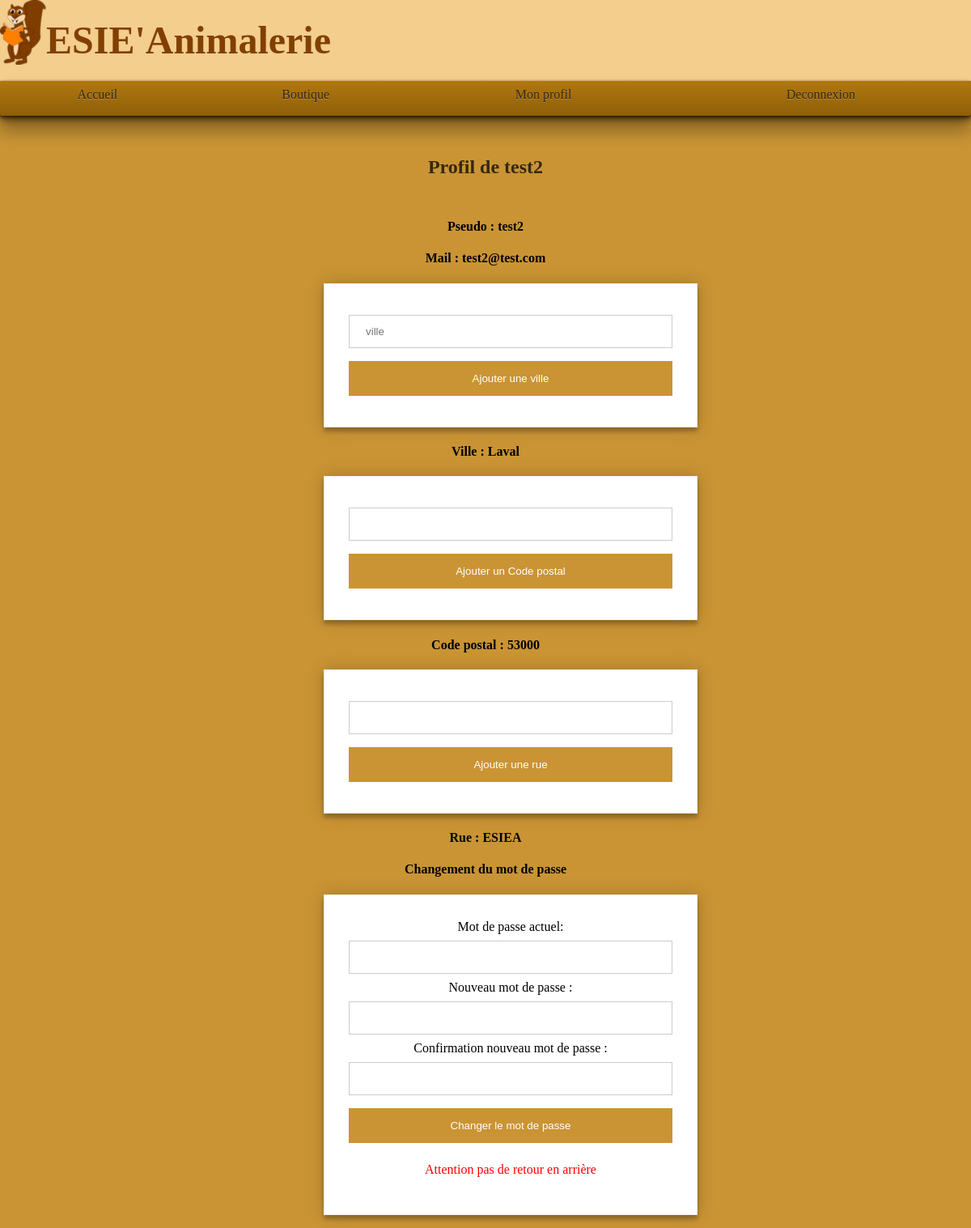
Screenshot of /Sources/profil.php (signed in) with the database file from the repository.
### tables this page shows
CREATE TABLE `Clients` (
  `id` int(11) NOT NULL,
  `pseudo` varchar(25) NOT NULL,
  `mdp` char(100) NOT NULL,
  `email` varchar(45) NOT NULL,
  `ville` varchar(25) DEFAULT NULL,
  `cp` varchar(25) DEFAULT NULL,
  `rue` varchar(25) DEFAULT NULL
);

### Sources/profil.php (the view, shortened to what this page needs)
<?php
include ('connexionBDD.php');
?>
<html>
		<link rel="stylesheet" href="style.css"/>
		<body>
		<?php
		require "entete.php";
		$Pseudo = $_SESSION['pseudo'];
		?>
		<div align="center">
			<h2>Profil de <?php echo $_SESSION['pseudo']; ?></h2>
			<h4>Pseudo : <?php echo $_SESSION['pseudo']; ?></h4>
			<?php
			$Requete = mysqli_query($mysqli,"SELECT * FROM Clients WHERE pseudo = '$Pseudo'");
			$userinfos = mysqli_fetch_array($Requete);
			?>
			<h4>Mail : <?php echo $userinfos['email']; ?></h4>
			<div class="container">
				<form action="profil.php" method="post">
					<input placeholder="ville" type="text" name="ville" >
					<input type="submit" name="AjoutVille" value="Ajouter une ville"/>
				</form>
			</div>
			<h4>Ville : <?php echo $userinfos['ville']; ?></h4>
			<div class="container">
				<form action="profil.php" method="post">
					<input type="text" name="cp" value="" />
					<input type="submit" name="AjoutCP" value="Ajouter un Code postal" />
				</form>
			</div>
			<h4>Code postal : <?php echo $userinfos['cp']; ?></h4>
			<div class="container">
				<form action="profil.php" method="post">
					<input type="text" name="rue" value="" />
					<input type="submit" name="AjoutRue" value="Ajouter une rue" />
				</form>
			</div>
			<h4>Rue : <?php echo $userinfos['rue']; ?></h4>
			<div class="container">
				<h4>Changement du mot de passe</h4>
				<form action="profil.php" method="post">
				Mot de passe actuel: <input type="password" name="Oldmdp" value="" />
				Nouveau mot de passe : <input type="password" name="Newmdp" value="" />
				Confirmation nouveau mot de passe : <input type="password" name="ReNewmdp" value="" />
				<input type="submit" name="ModifyPsswd" value="Changer le mot de passe" />
				<p class="Caution">Attention pas de retour en arrière</p>
				</form>
			</div>
		</div>
	</body>
</html>

### Sources/style.css (style rules this page uses)
html, body { margin : 0 0 0 0; padding : 0 0 0 0; }
body { background-color : #ca9434 ; }
.container { width: 400px; margin: 0 auto; }
form { width: 100%; padding: 30px; border: 1px solid #f1f1f1; background: #fff; box-shadow: 0 0 20px 0 rgba(0, 0, 0, 0.2), 0 5px 5px 0 rgba(0, 0, 0, 0.24); }
h2 { text-align: center; color: #352811; padding: 30; }
input[type=text], input[type=password] { width: 100%; padding: 12px 20px; margin: 8px 0; display: inline-block; border: 1px solid #ccc; box-sizing: border-box; }
input[type=submit] { background-color: #ca9434; color: white; padding: 14px 20px; margin: 8px 0; border: none; cursor: pointer; width: 100%; }
.Caution { color: red; }

### rows the page displays
clients: email "test2@test.com", ville "Laval", cp "53000", rue "ESIEA"

### other values shown
$_SESSION['pseudo'] "test2"
